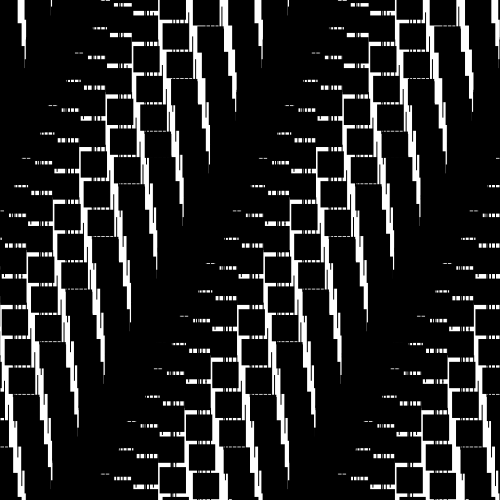
Frame 1 (no input)
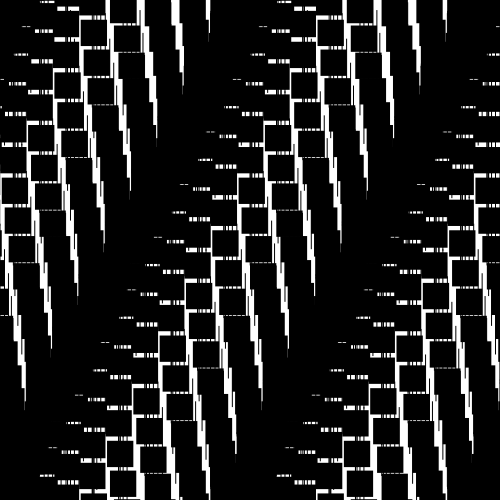
Frame 60 (the mouse pressed at the canvas centre just before this capture)
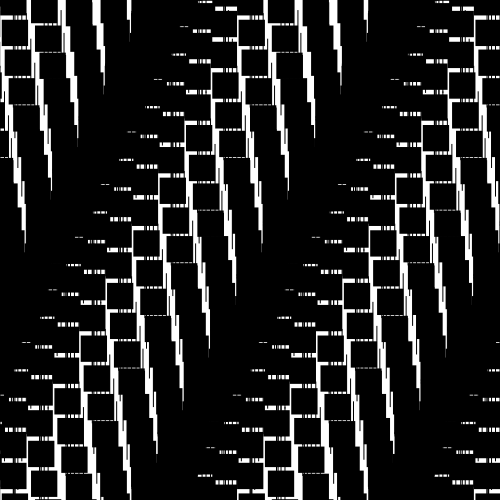
Frame 120 (the mouse held since frame 60 and released just before this capture)

The Processing sketch that drew these frames (run headless with seeded random() and noise(); from frame 60 on, the mouse is pressed at the canvas centre):

// Processing sketch: processing_152801
// ── processing_152801.pde

/*
 * Creative Coding
 * Week 2, 05 - Moving Patterns 1
 * by Indae Hwang and Jon McCormack
 * Copyright (c) 2014 Monash University
 *
 * This sketch builds on the previous sketches, drawing shapes based on the
 * current framerate. The movement of individual shapes combine to create a
 * gestalt field of motion. Use the arrow keys on your keyboard to change the
 * frame rate. 
 * 
 */

// variable used to store the current frame rate value
int frame_rate_value;

void setup() {
  size(500, 500);

  frame_rate_value = 9;
  frameRate(frame_rate_value);
  rectMode(CENTER);
  background(255);
}


void draw() {

  background(255);

  int num = 20;
  int margin = 0;
  float gutter = 0; //distance between each cell
  float cellsize = ( width - (2 * margin) - gutter * (num - 1) ) / (num - 1);

  int circleNumber = 0; // counter
  for (int i=0; i<num; i++) {
    for (int j=0; j<num; j++) {
      circleNumber = (i * num) + j; // different way to calculate the circle number from w2_04

      float tx = margin + cellsize * i + gutter * i;
      float ty = margin + cellsize * j + gutter * j;

      movingCircle(tx, ty, cellsize, circleNumber);
    }
  }
} //end of draw 


void movingCircle(float x, float y, float size, int circleNum) {

  float finalAngle;
  finalAngle = frameCount + circleNum;

  //the rotating angle for each tempX and tempY postion is affected by frameRate and angle;  
  float tempX = x + (size / 2) * sin(PI / frame_rate_value * finalAngle);
  float tempY = y + (size / 2) * cos(PI / frame_rate_value * finalAngle);

  noStroke();
  fill(0);
  rect(tempX, tempY, size/1, size/1);
  rect(tempX, tempY, 1, size*8);
  stroke(255);
  noFill();
  stroke(0);
  //line(x, y, tempX, tempY);
}


/*
 * keyReleased function
 *
 * called automatically by Processing when a keyboard key is released
 */
void keyReleased() {

  // right arrow -- increase frame_rate_value
  if (keyCode == RIGHT && frame_rate_value < 60) {
    frame_rate_value++;
  }

  // left arrow -- decrease frame_rate_value
  if ( keyCode == LEFT && frame_rate_value > 1) {
    frame_rate_value--;
  }

  // set the frameRate and print current value on the screen
  frameRate(frame_rate_value);
  println("Current frame Rate is: " + frame_rate_value);
}
